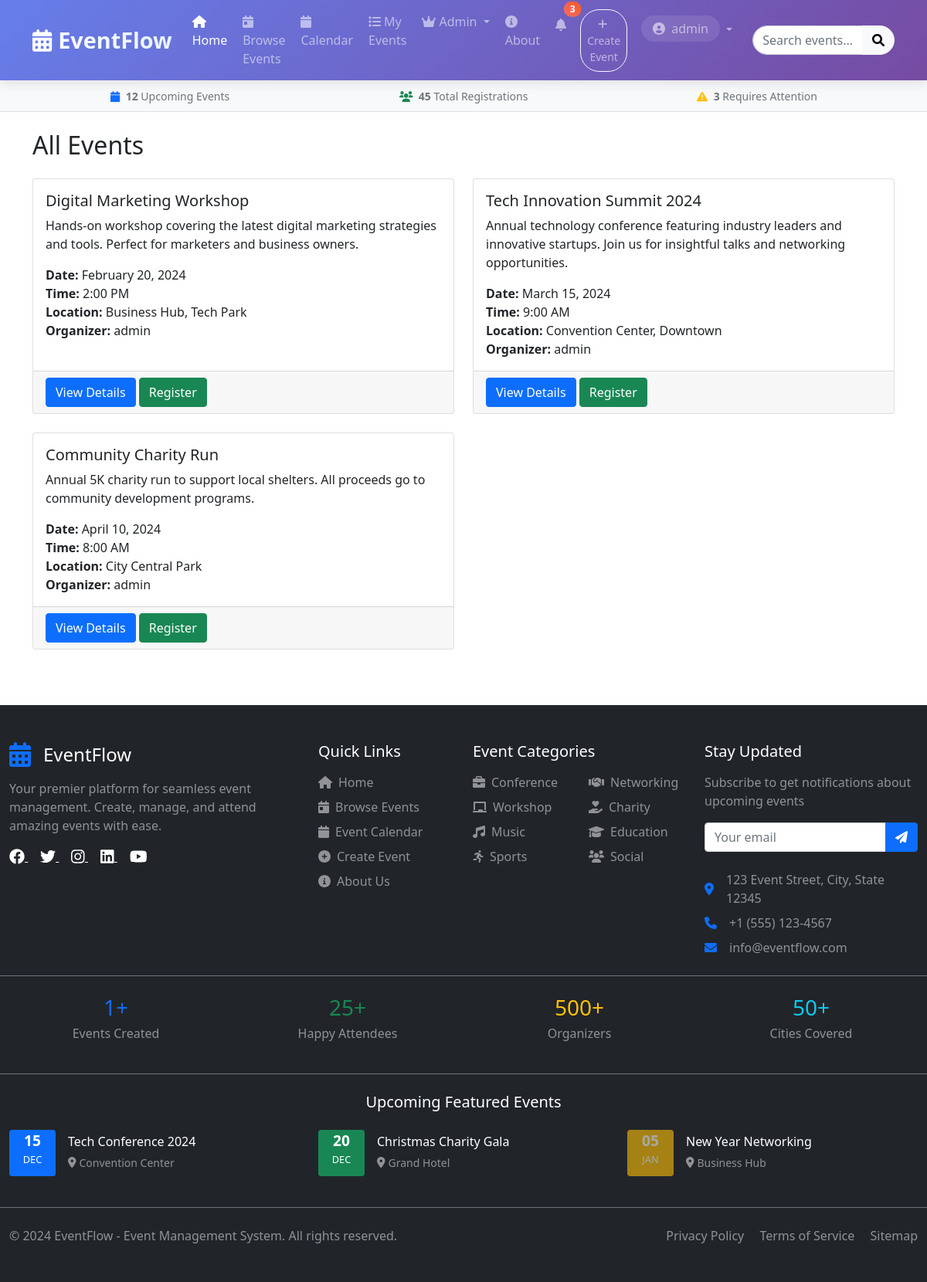
The app's page /events.php (signed in) with its own data.
### tables this page shows
CREATE TABLE events (
    id INT AUTO_INCREMENT PRIMARY KEY,
    title VARCHAR(255) NOT NULL,
    description TEXT,
    event_date DATE NOT NULL,
    event_time TIME NOT NULL,
    location VARCHAR(255) NOT NULL,
    max_participants INT,
    event_type ENUM('conference', 'workshop', 'seminar', 'networking', 'social', 'sports', 'charity', 'concert', 'exhibition', 'other') DEFAULT 'other',
    price DECIMAL(10,2) DEFAULT 0.00,
    category_id INT,
    featured BOOLEAN DEFAULT FALSE,
    created_by INT,
    created_at TIMESTAMP DEFAULT CURRENT_TIMESTAMP,
    FOREIGN KEY (category_id) REFERENCES categories(id),
    FOREIGN KEY (created_by) REFERENCES users(id)
);

CREATE TABLE users (
    id INT AUTO_INCREMENT PRIMARY KEY,
    username VARCHAR(50) UNIQUE NOT NULL,
    email VARCHAR(100) UNIQUE NOT NULL,
    password VARCHAR(255) NOT NULL,
    user_type ENUM('admin', 'user') DEFAULT 'user',
    created_at TIMESTAMP DEFAULT CURRENT_TIMESTAMP
);

### events.php (the view)
<?php
include 'includes/header.php';
include 'includes/db.php';
$stmt = $pdo->query("SELECT e.*, u.username as creator FROM events e LEFT JOIN users u ON e.created_by = u.id ORDER BY e.event_date");
$events = $stmt->fetchAll();
?>
<h2>All Events</h2>
<div class="row mt-4">
    <?php foreach($events as $event): ?>
    <div class="col-md-6 mb-4">
        <div class="card h-100">
            <div class="card-body">
                <h5 class="card-title"><?php echo htmlspecialchars($event['title']); ?></h5>
                <p class="card-text"><?php echo htmlspecialchars($event['description']); ?></p>
                <p class="card-text">
                    <strong>Date:</strong> <?php echo date('F j, Y', strtotime($event['event_date'])); ?><br>
                    <strong>Time:</strong> <?php echo date('g:i A', strtotime($event['event_time'])); ?><br>
                    <strong>Location:</strong> <?php echo htmlspecialchars($event['location']); ?><br>
                    <strong>Organizer:</strong> <?php echo htmlspecialchars($event['creator']); ?>
                </p>
            </div>
            <div class="card-footer">
                <a href="event_detail.php?id=<?php echo $event['id']; ?>" class="btn btn-primary">View Details</a>
                <?php if(isset($_SESSION['user_id'])): ?>
                    <a href="register_event.php?event_id=<?php echo $event['id']; ?>" class="btn btn-success">Register</a>
                <?php endif; ?>
            </div>
        </div>
    </div>
    <?php endforeach; ?>
</div>
<?php include 'includes/footer.php'; ?>

### records on screen
events: title "Digital Marketing Workshop", description "Hands-on workshop covering the latest digital marketing strategies and tools. Perfect for marketers and business owners.", event_date "February 20, 2024", event_time "2:00 PM", location "Business Hub, Tech Park", created_by.username "admin"
events: title "Tech Innovation Summit 2024", description "Annual technology conference featuring industry leaders and innovative startups. Join us for insightful talks and networking opportunities.", event_date "March 15, 2024", event_time "9:00 AM", location "Convention Center, Downtown", created_by.username "admin"
events: title "Community Charity Run", description "Annual 5K charity run to support local shelters. All proceeds go to community development programs.", event_date "April 10, 2024", event_time "8:00 AM", location "City Central Park", created_by.username "admin"

### other values on screen
$_SESSION['username'] "admin"
